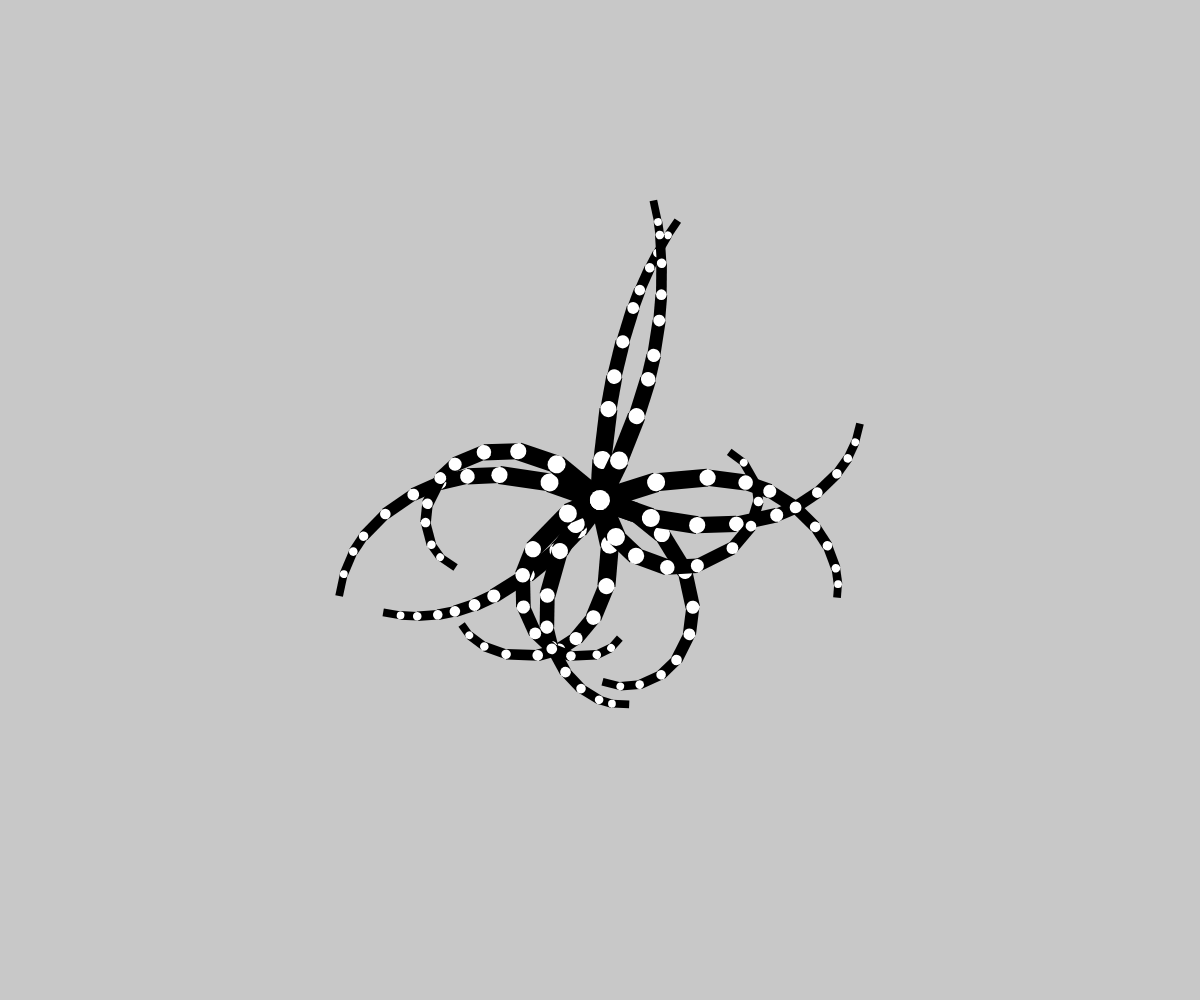
Frame 1 (no input)
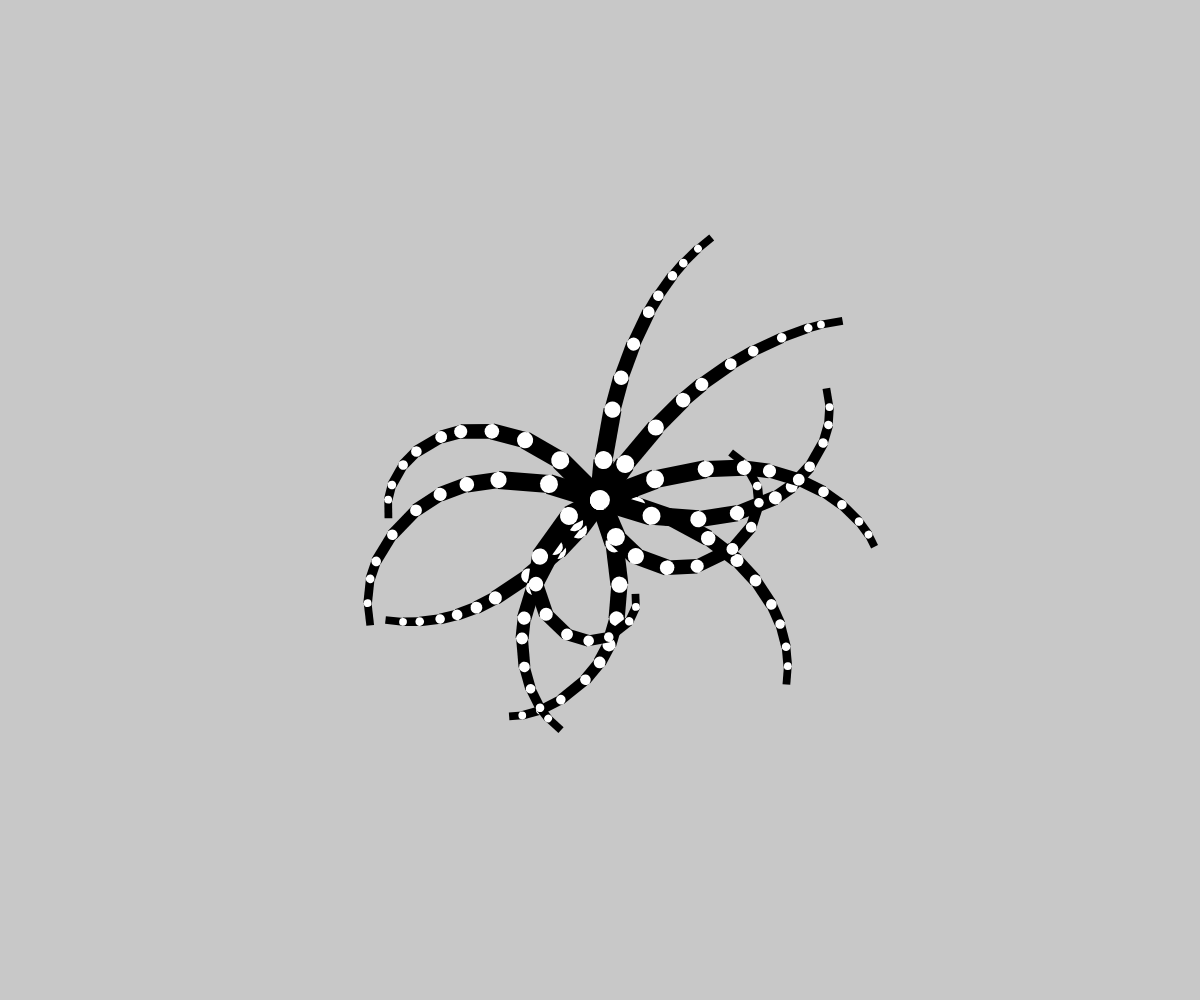
Frame 60 (no input)
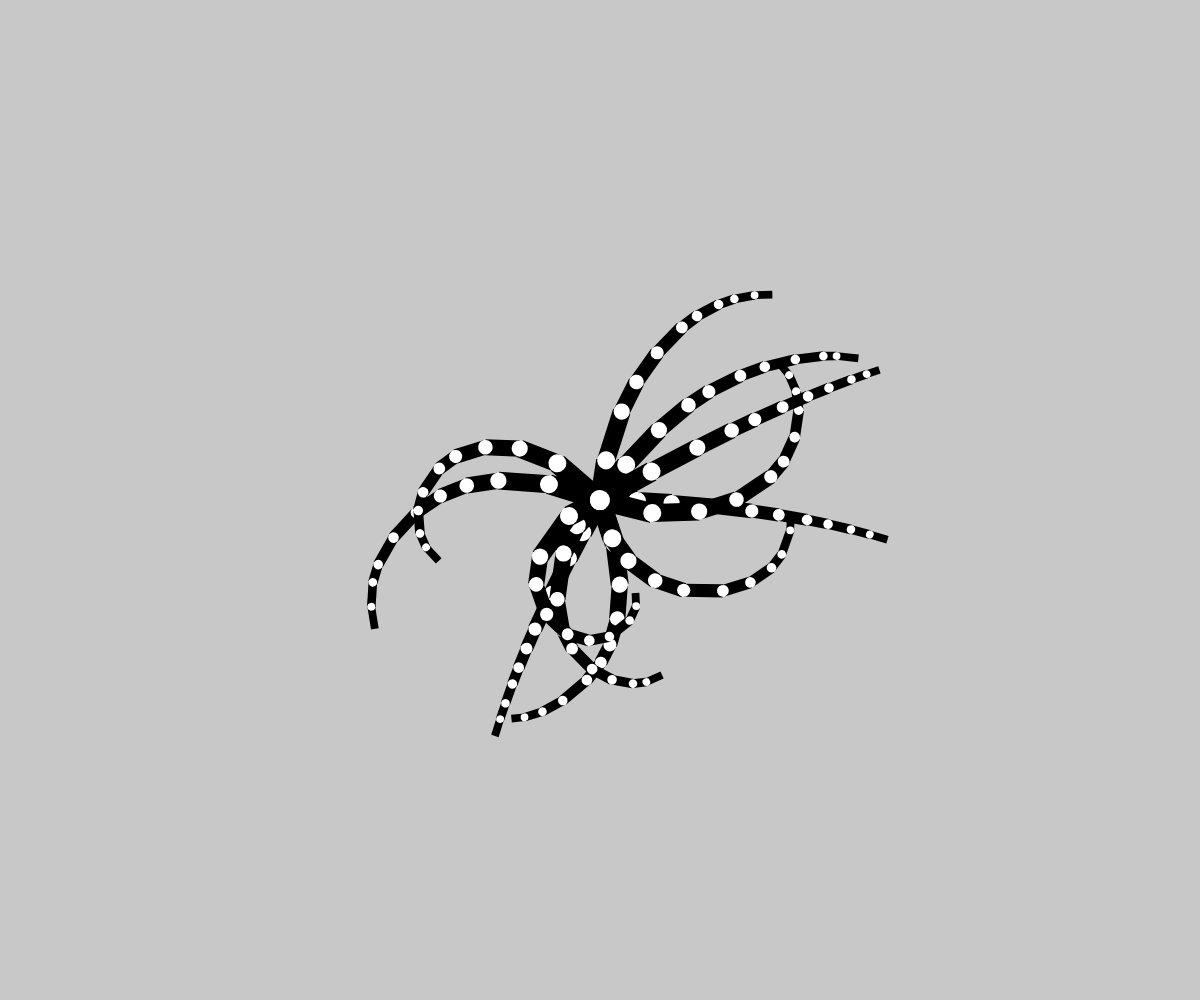
Frame 120 (the mouse pressed at the canvas centre since frame 60)

The p5.js sketch that drew these frames (run headless with seeded random() and noise() and a simulated clock; from frame 60 on, the mouse is pressed at the canvas centre):

// p5.js sketch
// ── sketch.js
function setup() {
	createCanvas(windowWidth, windowHeight)
}

function windowResized() {
	resizeCanvas(windowWidth, windowHeight)
}

function draw() {
	background(200)
	noStroke()

	translate(width/2, height/2)

	const num = 12

	randomSeed(0)

	for(let j=0; j<num; j++) {

		push()
		for (let i=0; i<10; i++) {
			const l = random(30, 60)
			rotate(noise(j  + frameCount * 0.002) * 2 - 1)
			fill(0)
			rect(0, -10, l, 20)
			fill(255)
			circle(0, 0, 20)
			translate(l, 0)
			scale(0.9)
		}
		pop()

		rotate(TAU/num)
	}

}
